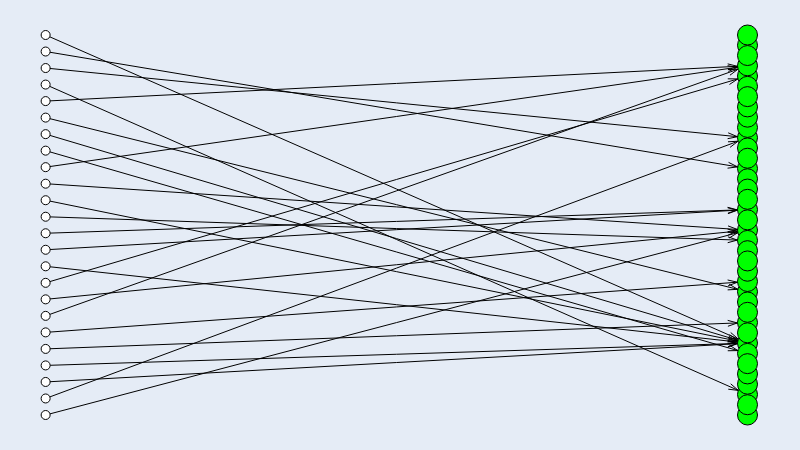

The cell this chart's notebook holds for it:
### Code cell
repo_g.move('bipartite', [n for n in repo_g.nodes if repo_g.nodes[n]['size'] != 20])
repo_g.draw()

### Figure 1 — Plotly figure (JSON) as saved in the notebook; plotly's stock layout.template omitted (floating-point values rounded to 4 significant figures; data arrays with more than 128 entries replaced by an {"elided": "..."} marker saying what was removed)
{"data": [{"hoverinfo": "none", "line": {"color": "rgb(0, 0, 0)", "dash": "solid", "width": 1}, "mode": "lines", "type": "scatter", "x": {"elided": "216 float values"}, "y": {"elided": "216 float values"}}, {"hoverinfo": "text", "marker": {"color": "rgb(0, 255, 0)", "line": {"color": "rgb(0, 0, 0)", "width": 1}, "size": 20, "symbol": "circle"}, "mode": "markers", "text": ["GLSL", "Python", "JavaScript", "V", "Java", "Jupyter Notebook", "Shell", "None", "C++", "PHP", "TypeScript", "C#", "Dart", "Rust", "Go", "Ruby", "PowerShell", "CSS", "C", "B+NULL", "Makefile", "HTML", "Swift", "Dockerfile", "D", "Nim", "TeX", "Groovy", "R", "Arduino", "Objective-C", "Emacs Lisp", "Clojure", "Erlang", "Standard ML", "Haskell", "Lua", "Scheme"], "textfont": {"color": "rgb(0, 0, 0)"}, "textposition": "middle center", "type": "scatter", "x": [1, 1, 1, 1, 1, 1, 1, 1, 1, 1, 1, 1, 1, 1, 1, 1, 1, 1, 1, 1, 1, 1, 1, 1, 1, 1, 1, 1, 1, 1, 1, 1, 1, 1, 1, 1, 1, 1], "y": [0.8919, 0.1892, 0.5405, 0.3243, 0.4865, 0.9189, 0.05405, 0.4595, 0.7297, 0.6486, 0.2432, 0.3514, 0.1622, 0.08108, 0.4324, 0.973, 0.6216, 1, 0.7568, 0, 0.02703, 0.7838, 0.2162, 0.8108, 0.7027, 0.3784, 0.8649, 0.4054, 0.2973, 0.6757, 0.1081, 0.2703, 0.5135, 0.5946, 0.8378, 0.9459, 0.1351, 0.5676]}, {"hoverinfo": "text", "marker": {"color": "rgb(255, 255, 255)", "line": {"color": "rgb(0, 0, 0)", "width": 1}, "size": 9, "symbol": "circle"}, "mode": "markers", "text": ["bloc97/Anime4K", "evilsocket/pwnagotchi", "iptv-org/iptv", "vlang/v", "google-research/google-research", "TheAlgorithms/Java", "ageron/handson-ml2", "robbyrussell/oh-my-zsh", "home-assistant/home-assistant", "0voice/interview_internal_reference", "ossu/computer-science", "llvm/llvm-project", "danielmiessler/SecLists", "pytorch/pytorch", "storybookjs/storybook", "geekcomputers/Python", "jackfrued/Python-100-Days", "macrozheng/mall", "vuejs/vue", "2dust/v2rayN", "elunez/eladmin", "iGhibli/iOS-DeviceSupport", "ShusenTang/Dive-into-DL-PyTorch", "mitesh77/Best-Flutter-UI-Templates"], "textfont": {"color": "rgb(0, 0, 0)"}, "textposition": "middle center", "type": "scatter", "x": [0, 0, 0, 0, 0, 0, 0, 0, 0, 0, 0, 0, 0, 0, 0, 0, 0, 0, 0, 0, 0, 0, 0, 0], "y": [0.3478, 0.1304, 0.4348, 0.7826, 0.7391, 0, 0.6522, 0.8696, 1, 0.08696, 0.5217, 0.913, 0.9565, 0.04348, 0.1739, 0.3913, 0.2609, 0.3043, 0.4783, 0.2174, 0.6087, 0.5652, 0.8261, 0.6957]}, {"hoverinfo": "none", "mode": "text", "text": [null, null, null, null, null, null, null, null, null, null, null, null, null, null, null, null, null, null, null, null, null, null, null, null], "textfont": {"color": "rgb(0, 0, 0)"}, "textposition": "middle center", "type": "scatter", "x": [0.4959, 0.4995, 0.4992, 0.5035, 0.5041, 0.4963, 0.4979, 0.5059, 0.5058, 0.4992, 0.5005, 0.5014, 0.5024, 0.4949, 0.4995, 0.5016, 0.4951, 0.4986, 0.4995, 0.4989, 0.501, 0.5029, 0.4993, 0.504], "y": [0.645, 0.186, 0.5139, 0.5789, 0.4893, 0.2686, 0.8115, 0.4858, 0.6186, 0.1643, 0.5168, 0.8475, 0.8285, 0.4112, 0.2348, 0.3163, 0.6146, 0.4215, 0.5356, 0.3105, 0.5738, 0.4029, 0.8987, 0.4541]}, {"hoverinfo": "none", "marker": {"color": "rgba(255, 255, 255, 0.0)", "line": {"color": "rgba(255, 255, 255, 0.0)", "width": 0}, "size": 0, "symbol": "circle"}, "mode": "markers", "type": "scatter", "x": [0.5, 0, 1, 0.5], "y": [0, 0.5, 0.5, 1]}], "layout": {"height": 450, "margin": {"b": 0, "l": 0, "r": 0, "t": 0}, "showlegend": false, "width": 800, "xaxis": {"fixedrange": true, "showgrid": false, "showticklabels": false, "zeroline": false}, "yaxis": {"fixedrange": true, "showgrid": false, "showticklabels": false, "zeroline": false}}}
